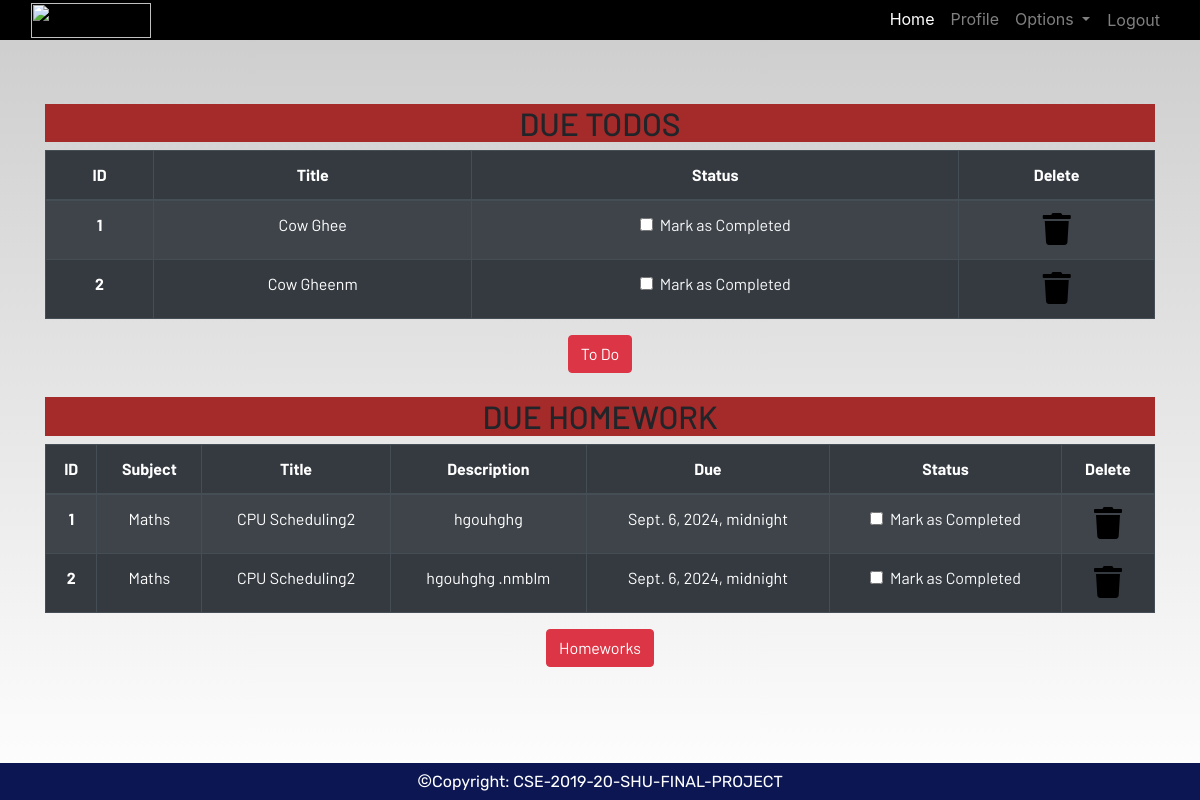
Page /profile/ (signed in) on the committed database.
### dashboard/models.py (models this page shows, shortened)
class Todo(models.Model):
    user = models.ForeignKey(User, on_delete=models.CASCADE)
    title = models.CharField(max_length=200)
    is_finished = models.BooleanField(default=False)

class Homework(models.Model):
    user = models.ForeignKey(User, on_delete=models.CASCADE)
    subject = models.CharField(max_length=50)
    title = models.CharField(max_length=200)
    description = models.TextField()
    due = models.DateTimeField()
    is_finished = models.BooleanField(default=False)

### dashboard/views.py (the view)
# urls.py: path('profile/', dash_view.profile, name="profile"),
@login_required
def profile(request):
    homeworks = Homework.objects.filter(is_finished=False,user=request.user)
    todos = Todo.objects.filter(is_finished=False,user=request.user)
    if len(homeworks) == 0:
        homework_done = True
    else:
        homework_done = False
    if len(todos) == 0:
        todos_done = True
    else:
        todos_done = False
    context = {
        'homeworks':homeworks,
        'todos':todos,
        'homework_done':homework_done,
        'todos_done':todos_done
    }
    return render(request,'dashboard/profile.html', context)

### dashboard/templates/dashboard/profile.html
{% extends 'dashboard/base.html' %} {% load static %}
{% load crispy_forms_tags%}
{% block content %}
<section class="text-center">
    <div class="container">
        {% if not todos_done %}
        <div style="background-color: brown;"><h2>DUE TODOS</h2></div>
        <table class="table table-striped table-bordered table-hover table-dark">
            <thead>
                <tr>
                    <th scope="col">ID</th>
                    <th scope="col">Title</th>
                    <th scope="col">Status</th>
                    <th scope="col">Delete</th>
                </tr>
            </thead>
            <tbody>
                {% for todo in todos %}
                <tr>
                    <th scope="row">{{forloop.counter}}</th>
                    <td>{{ todo.title }}</td>
                    <td>
                        <a href="{% url "update-todo" todo.id %}">
                            <div class="form-check">
                                {% if todo.is_finished == True %}
                                <input class="form-check-input" type="checkbox" value="" checked>
                                {% else %}
                                <input class="form-check-input" type="checkbox" value="">
                                {% endif %}
                                <label class="form-check-label text-light" for="flexCheckDefault">
                                    Mark as Completed
                                </label>
                            </div>
                        </a>
                    </td>
                    <td><a href="{% url "delete-todo" todo.id %}"><i class="fa fa-trash fa-2x"></i></a></td>
                </tr>
                {% endfor %}
            </tbody>
        </table>
        {% else %}
        <h3>All To dos are completed!!!!</h3>
        {% endif %}
        <a href="{% url "todo" %}" class="btn btn-danger">To Do</a>
        <br><br>
        {% if not homework_done %}
        <div style="background-color: brown;"><h2>DUE HOMEWORK</h2> </div>
        <table class="table table-striped table-bordered table-hover table-dark">
            <thead>
                <tr>
                    <th scope="col">ID</th>
                    <th scope="col">Subject</th>
                    <th scope="col">Title</th>
                    <th scope="col">Description</th>
                    <th scope="col">Due</th>
                    <th scope="col">Status</th>
                    <th scope="col">Delete</th>
                </tr>
            </thead>
            <tbody>
                {% for homework in homeworks %}
                <tr>
                    <th scope="row">{{forloop.counter}}</th>
                    <td>{{ homework.subject }}</td>
                    <td>{{ homework.title }}</td>
                    <td>{{ homework.description }}</td>
                    <td>{{ homework.due }}</td>
                    <td>
                        <a href="{% url "update-homework" homework.id %}">
                            <div class="form-check">
                                {% if homework.is_finished %}
                                <input class="form-check-input" type="checkbox" value="" checked>
                                {% else %}
                                <input class="form-check-input" type="checkbox" value="">
                                {% endif %}
                                <label class="form-check-label text-light" for="flexCheckDefault">
                                    Mark as Completed
                                </label>
                            </div>
                        </a>
                    </td>
                    <td><a href="{% url "delete-homework" homework.id %}"><i class="fa fa-trash fa-2x"></i></a></td>
                </tr>
                {% endfor %}
            </tbody>
        </table>
        {% else %}
        <h3>All To homeworks are completed!!!!</h3>
        {%  endif %}
        <a href="{% url "homework" %}" class="btn btn-danger">Homeworks</a>
    </div>
</section>
{% endblock content %}

### static/css/main.css (style rules this page uses)
html { scroll-behavior: smooth; height: 100%; width: 100%; }
a { text-decoration: none !important; color: black; }
html, body { max-width: 100%; overflow-x: hidden; height: 100%; width: 100%; }
body { background: linear-gradient(rgba(0, 0, 0, 0.2), rgba(255, 255, 255, 0.5)); overflow-x: hidden; background-repeat: no-repeat; }
.fa { color: black; }

### rows in the picture
Todo: title "Cow Ghee"
Todo: title "Cow Gheenm"
Homework: subject "Maths", title "CPU Scheduling2", description "hgouhghg", due "Sept. 6, 2024, midnight"
Homework: subject "Maths", title "CPU Scheduling2", description "hgouhghg .nmblm", due "Sept. 6, 2024, midnight"
